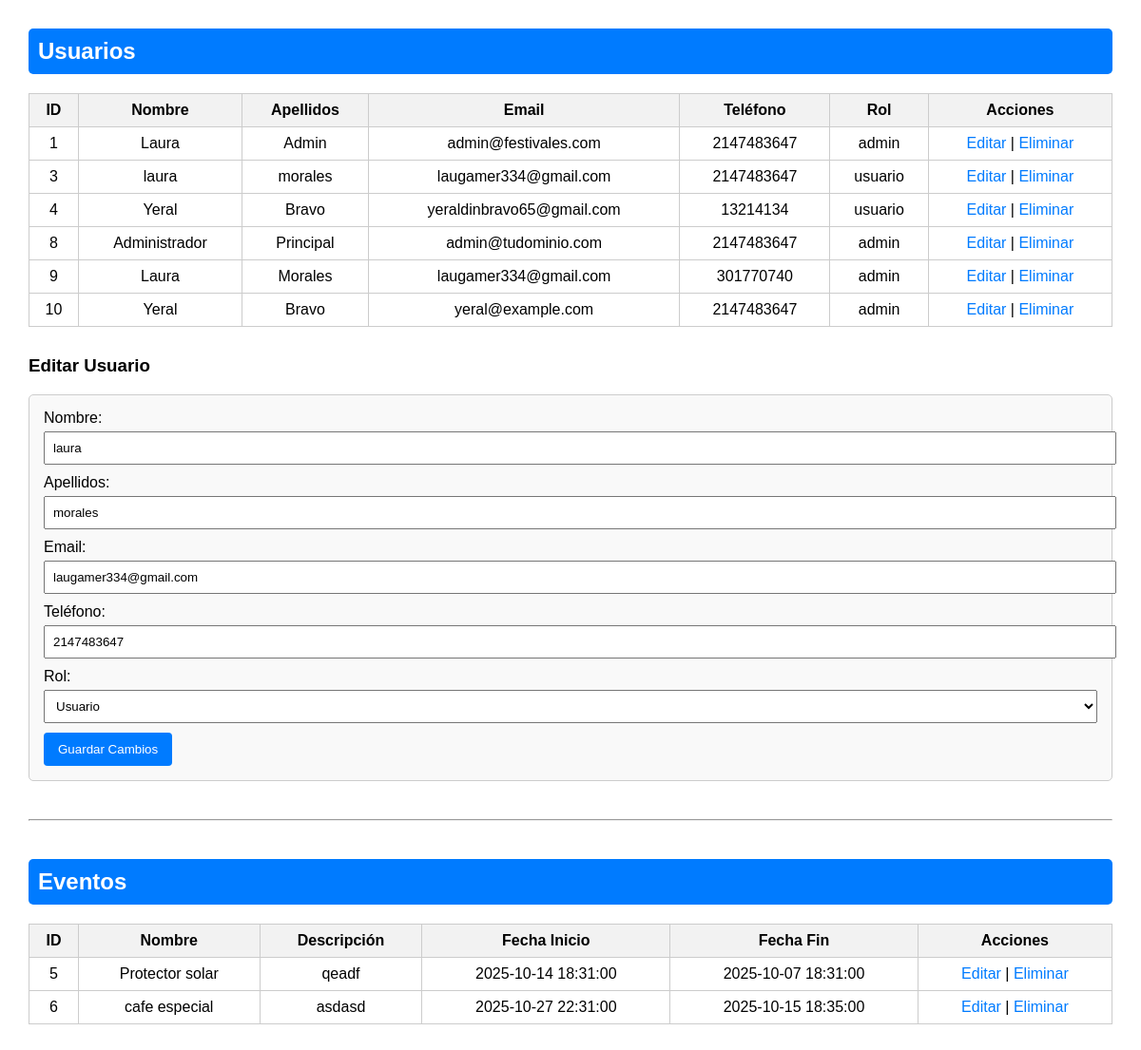
Screenshot of /vista/crud.php?editar_usuario=3 with the database file from the repository.
### tables this page shows
CREATE TABLE `usuarios` (
  `id` int(11) NOT NULL,
  `nombre` text DEFAULT NULL,
  `apellidos` text DEFAULT NULL,
  `tipo_documento` enum('TI','CC','Cédula de extranjeria') DEFAULT NULL,
  `numero_documento` int(11) DEFAULT NULL,
  `telefono` int(10) DEFAULT NULL,
  `email` text DEFAULT NULL,
  `foto` varchar(255) DEFAULT NULL,
  `contrasena` text DEFAULT NULL,
  `rol` enum('admin','usuario') NOT NULL DEFAULT 'usuario'
);

CREATE TABLE `events` (
  `id` int(11) NOT NULL,
  `nombre` varchar(255) NOT NULL,
  `descripcion` text NOT NULL,
  `municipio_id` int(11) DEFAULT NULL,
  `fecha_inicio` datetime NOT NULL,
  `fecha_fin` datetime NOT NULL,
  `created_at` timestamp NOT NULL DEFAULT current_timestamp(),
  `foto` varchar(255) DEFAULT NULL
);

### vista/crud.php (the view, shortened to what this page needs)
<?php
include("../config/conexion.php");
$usuarios = $conexion->query("SELECT * FROM usuarios");
$eventos = $conexion->query("SELECT * FROM events");
?>
<!DOCTYPE html>
<html lang="es">
<head>
</head>
<body>
    <h2>Usuarios</h2>
    <table>
        <tr>
            <th>ID</th>
            <th>Nombre</th>
            <th>Apellidos</th>
            <th>Email</th>
            <th>Teléfono</th>
            <th>Rol</th>
            <th>Acciones</th>
        </tr>
        <?php while ($fila = $usuarios->fetch_assoc()) { ?>
            <tr>
                <td><?= $fila['id'] ?></td>
                <td><?= $fila['nombre'] ?></td>
                <td><?= $fila['apellidos'] ?></td>
                <td><?= $fila['email'] ?></td>
                <td><?= $fila['telefono'] ?></td>
                <td><?= $fila['rol'] ?></td>
                <td>
                    <a href="?editar_usuario=<?= $fila['id'] ?>">Editar</a> |
                    <a href="?eliminar_usuario=<?= $fila['id'] ?>" onclick="return confirm('¿Seguro que deseas eliminar este usuario?')">Eliminar</a>
                </td>
            </tr>
        <?php } ?>
    </table>
    <?php
    if (isset($_GET['editar_usuario'])) {
        $id = $_GET['editar_usuario'];
        $usuario = $conexion->query("SELECT * FROM usuarios WHERE id = $id")->fetch_assoc();
    ?>
        <h3>Editar Usuario</h3>
        <form method="post">
            <label>Nombre:</label>
            <input type="text" name="nombre" value="<?= $usuario['nombre'] ?>" required>
            <label>Apellidos:</label>
            <input type="text" name="apellidos" value="<?= $usuario['apellidos'] ?>" required>
            <label>Email:</label>
            <input type="email" name="email" value="<?= $usuario['email'] ?>" required>
            <label>Teléfono:</label>
            <input type="text" name="telefono" value="<?= $usuario['telefono'] ?>" required>
            <label>Rol:</label>
            <select name="rol">
                <option value="usuario" <?= $usuario['rol'] == 'usuario' ? 'selected' : '' ?>>Usuario</option>
            </select>
            <button type="submit" name="editar_usuario">Guardar Cambios</button>
        </form>
    <?php } ?>
    <hr>
    <h2>Eventos</h2>
    <table>
        <tr>
            <th>ID</th>
            <th>Nombre</th>
            <th>Descripción</th>
            <th>Fecha Inicio</th>
            <th>Fecha Fin</th>
            <th>Acciones</th>
        </tr>
        <?php while ($fila = $eventos->fetch_assoc()) { ?>
            <tr>
                <td><?= $fila['id'] ?></td>
                <td><?= $fila['nombre'] ?></td>
                <td><?= $fila['descripcion'] ?></td>
                <td><?= $fila['fecha_inicio'] ?></td>
                <td><?= $fila['fecha_fin'] ?></td>
                <td>
                    <a href="?editar_evento=<?= $fila['id'] ?>">Editar</a> |
                    <a href="?eliminar_evento=<?= $fila['id'] ?>" onclick="return confirm('¿Seguro que deseas eliminar este evento?')">Eliminar</a>
                </td>
            </tr>
        <?php } ?>
    </table>
</body>
</html>

### vista/crud.php (style rules this page uses)
body { font-family: Arial, sans-serif; margin: 30px; }
h2 { background-color: #007BFF; color: white; padding: 10px; border-radius: 5px; }
table { border-collapse: collapse; width: 100%; margin-bottom: 30px; }
th, td { border: 1px solid #ccc; padding: 8px; text-align: center; }
th { background-color: #f2f2f2; }
a { text-decoration: none; color: #007BFF; }
form { background-color: #f9f9f9; padding: 15px; border: 1px solid #ccc; border-radius: 5px; }
input, select, textarea { width: 100%; padding: 8px; margin-top: 5px; margin-bottom: 10px; }
button { background-color: #007BFF; color: white; border: none; padding: 10px 15px; border-radius: 4px; cursor: pointer; }
hr { margin: 40px 0; }

### rows the page displays
usuarios: id "1", nombre "Laura", apellidos "Admin", email "admin@festivales.com", telefono "2147483647", rol "admin"
usuarios: id "3", nombre "laura", apellidos "morales", email "laugamer334@gmail.com", telefono "2147483647", rol "usuario", rol "Usuario"
usuarios: id "4", nombre "Yeral", apellidos "Bravo", email "yeraldinbravo65@gmail.com", telefono "13214134", rol "usuario"
usuarios: id "8", nombre "Administrador", apellidos "Principal", email "admin@tudominio.com", telefono "2147483647", rol "admin"
usuarios: id "9", nombre "Laura", apellidos "Morales", email "laugamer334@gmail.com", telefono "301770740", rol "admin"
usuarios: id "10", nombre "Yeral", apellidos "Bravo", email "yeral@example.com", telefono "2147483647", rol "admin"
events: id "5", nombre "Protector solar", descripcion "qeadf", fecha_inicio "2025-10-14 18:31:00", fecha_fin "2025-10-07 18:31:00"
events: id "6", nombre "cafe especial", descripcion "asdasd", fecha_inicio "2025-10-27 22:31:00", fecha_fin "2025-10-15 18:35:00"
